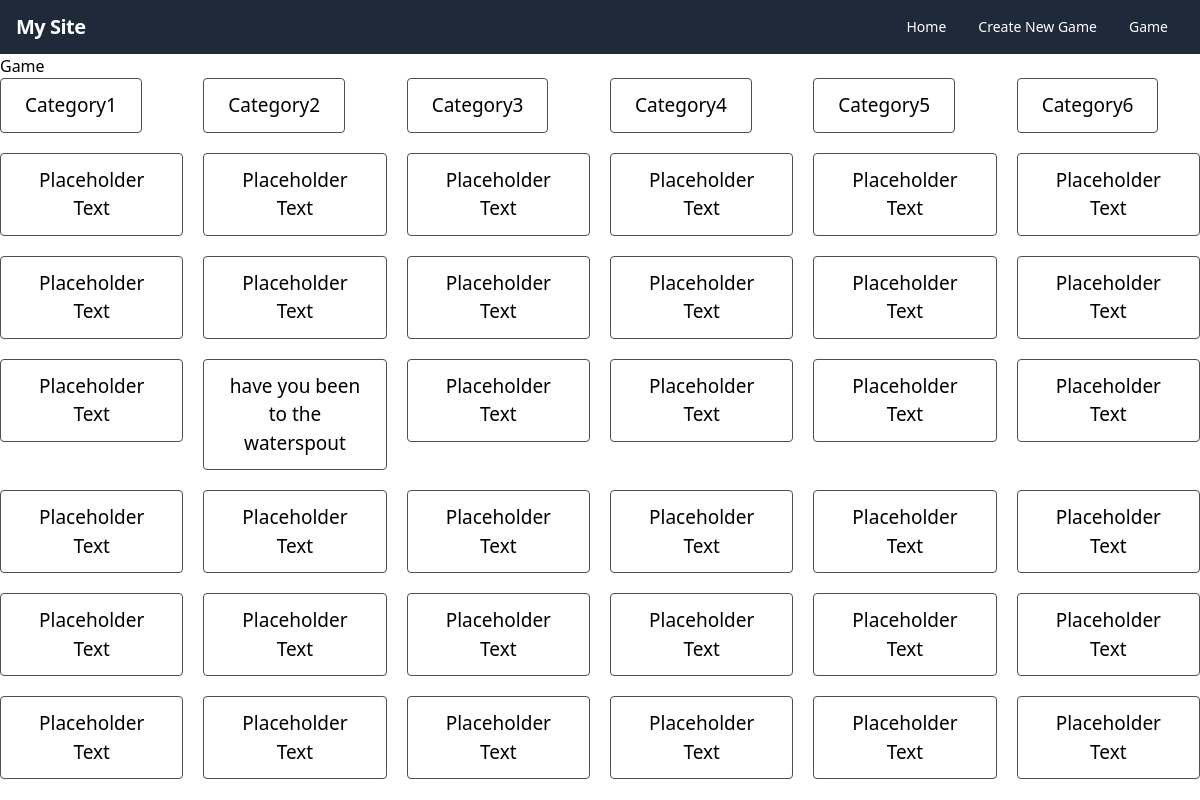
Screenshot of /create/herlloi with the database file from the repository.
### tables this page shows
CREATE TABLE board (
                    title           TEXT        NOT NULL,
                    row             INTEGER     NOT NULL,
                    column          INTEGER     NOT NULL,
                    quest_cat       TEXT        NOT NULL,
                    answer          TEXT,
                    wrong1          TEXT,
                    wrong2          TEXT,
                    wrong3          TEXT,
                    point_value     INTEGER,
                    chosen          INTEGER     NOT NULL
                );

### __init__.py (the view)
@app.route("/create/<string:board>", methods=["GET", "POST"])
def create(board):
    board_text = data.get_board_text(board)
    return render_template("create.html", board_text = board_text, board = board)

### data.py (called while the page is built)
def get_board_text(title):
    db = sqlite3.connect(DB_FILE)
    c = db.cursor()
    board_text = []
    for row in range(6):
        board_text.append(c.execute(
                             'SELECT quest_cat FROM board WHERE (title, row) = (?, ?)',
                             (title, row,)
                         ).fetchall()
                     )
    board_text = clean_list_2d(board_text)
    return board_text

def clean_list(raw_output):
    clean_output = []
    for lst in raw_output:
        for item in lst:
            if str(item) != 'None' and item != "":
                clean_output += [item]
    return clean_output

def clean_list_2d(raw_output):
    clean_output = []
    for lst in raw_output:
        clean_output += [clean_list(lst)]
    return clean_output

### templates/create.html (shortened to what this page needs)
<!doctype html>
<html>
  <head>
    <script src="https://cdn.jsdelivr.net/npm/@tailwindcss/browser@4"></script>
    <link rel="stylesheet" href="create.css" />
  </head>
  <body>
    <nav
      class="bg-gray-800 text-white py-3 px-4 flex items-center justify-between"
    >
      <a class="font-bold text-xl tracking-tight" href="/home">My Site</a>
      <div class="flex items-center">
        <a
          class="text-sm px-4 py-2 leading-none rounded-full hover:bg-gray-700"
          href="/home"
          >Home</a
        >
        <a
          class="text-sm px-4 py-2 leading-none rounded-full hover:bg-gray-700"
          href="/create_new"
          >Create New Game</a
        >
        <a
          class="text-sm px-4 py-2 leading-none rounded-full hover:bg-gray-700"
          href="/game"
          >Game</a
        >
      </div>
    </nav>
    <h1>Game</h1>
    <div class="grid grid-cols-6 gap-5">
      <div><button class="button">Category1</button></div>
      <div><button class="button">Category2</button></div>
      <div><button class="button">Category3</button></div>
      <div><button class="button">Category4</button></div>
      <div><button class="button">Category5</button></div>
      <div><button class="button">Category6</button></div>
      {% for row in range(6) %} {% for column in range(6) %}
      <div>
        <a
          href="{{ url_for('edit', board = board, row = row, column = column) }}"
          ><button class="button">{{ board_text[row][column] }}</button></a
        >
      </div>
      {% endfor %} {% endfor %}
    </div>
  </body>
</html>

### static/create.css (style rules this page uses)
.button { display: inline-block; padding: 12px 24px; border: 1px solid #4f4f4f; border-radius: 4px; transition: all 0.2s ease-in; position: relative; overflow: hidden; font-size: 19px; cursor: pointer; color: black; z-index: 1; }
.button:before { content: ""; position: absolute; left: 50%; transform: translateX(-50%) scaleY(1) scaleX(1.25); top: 100%; width: 140%; height: 180%; background-color: rgba(0, 0, 0, 0.05); border-radius: 50%; display: block; transition: all 0.5s 0.1s cubic-bezier(0.55, 0, 0.1, 1); z-index: -1; }
.button:after { content: ""; position: absolute; left: 55%; transform: translateX(-50%) scaleY(1) scaleX(1.45); top: 180%; width: 160%; height: 190%; background-color: #39bda7; border-radius: 50%; display: block; transition: all 0.5s 0.1s cubic-bezier(0.55, 0, 0.1, 1); z-index: -1; }

### rows the page displays
board: quest_cat "Placeholder Text"
board: quest_cat "Placeholder Text"
board: quest_cat "Placeholder Text"
board: quest_cat "Placeholder Text"
board: quest_cat "Placeholder Text"
board: quest_cat "Placeholder Text"
board: quest_cat "Placeholder Text"
board: quest_cat "Placeholder Text"
board: quest_cat "Placeholder Text"
board: quest_cat "Placeholder Text"
board: quest_cat "Placeholder Text"
board: quest_cat "Placeholder Text"
board: quest_cat "Placeholder Text"
board: quest_cat "have you been to the waterspout"
board: quest_cat "Placeholder Text"
board: quest_cat "Placeholder Text"
board: quest_cat "Placeholder Text"
board: quest_cat "Placeholder Text"
board: quest_cat "Placeholder Text"
board: quest_cat "Placeholder Text"
board: quest_cat "Placeholder Text"
board: quest_cat "Placeholder Text"
board: quest_cat "Placeholder Text"
board: quest_cat "Placeholder Text"
board: quest_cat "Placeholder Text"
board: quest_cat "Placeholder Text"
board: quest_cat "Placeholder Text"
board: quest_cat "Placeholder Text"
board: quest_cat "Placeholder Text"
board: quest_cat "Placeholder Text"
board: quest_cat "Placeholder Text"
board: quest_cat "Placeholder Text"
board: quest_cat "Placeholder Text"
board: quest_cat "Placeholder Text"
board: quest_cat "Placeholder Text"
board: quest_cat "Placeholder Text"
